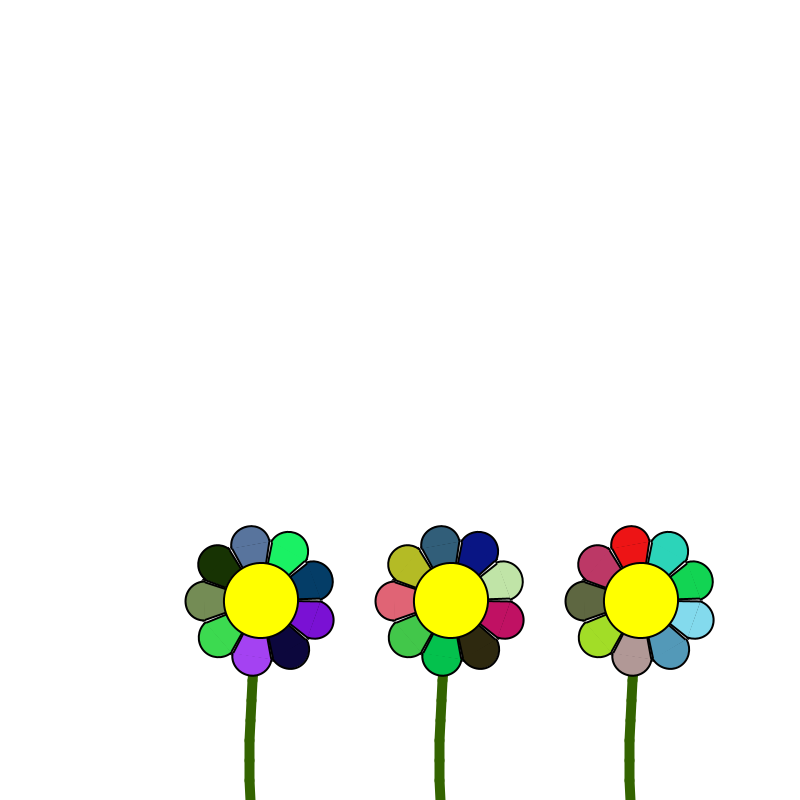
Frame 1 (no input)
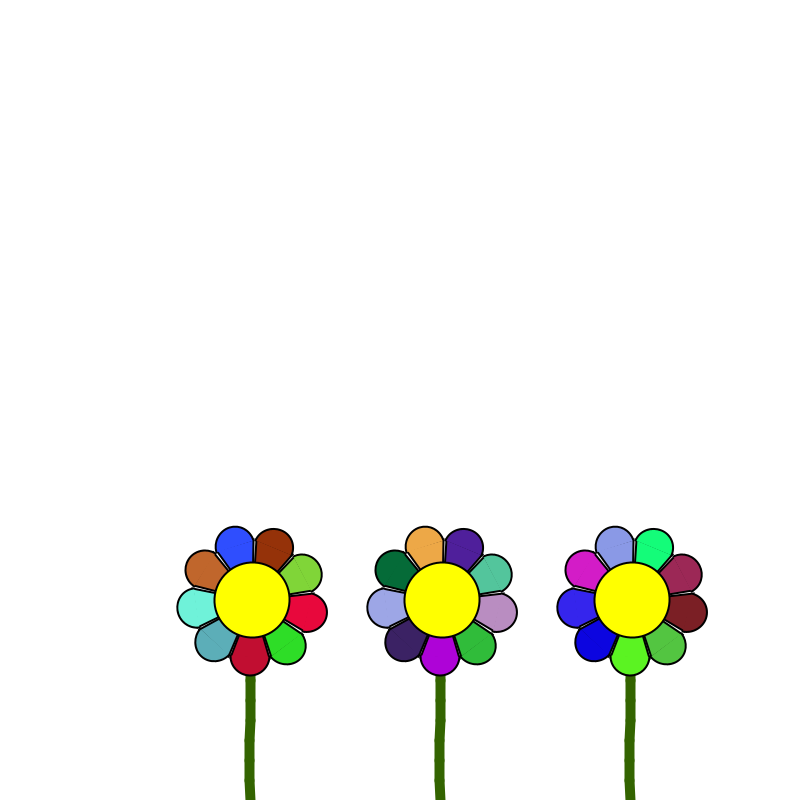
Frame 60 (the mouse pressed at the canvas centre just before this capture)
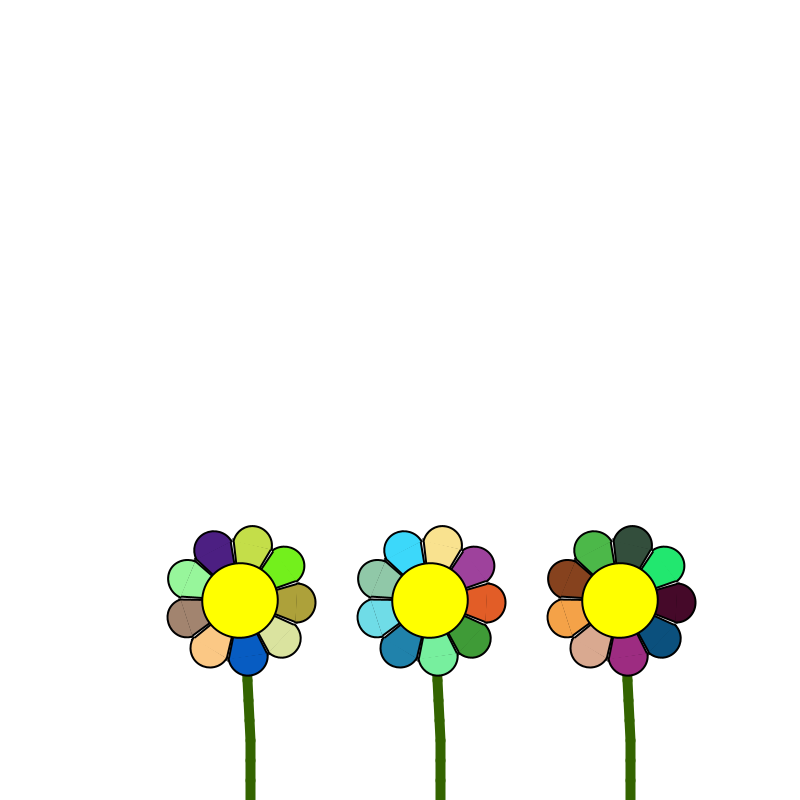
Frame 120 (the mouse held since frame 60 and released just before this capture)

The Processing sketch that drew these frames (run headless with seeded random() and noise(); from frame 60 on, the mouse is pressed at the canvas centre):

// Processing sketch: assignment_6_1RESENT
// ── assignment_6_1RESENT.pde
Flower[] flowers = new Flower[3];


void setup() {
  size(800, 800);
  for (int i = 0; i<flowers.length; i++) {
    flowers[i] = new Flower(i*190+width/2-150, height);
  }
}

void draw() { 
  background(255);

  //tree.draw();
  for (int i = 0; i<flowers.length; i++) {
    flowers[i].update();
    flowers[i].display();
  }
}

// ── Flower.pde
class Flower {
  PVector location;
  PVector origin; 

  float plantLength, angle, velocity, acceleration, damping; 
  float parts; //Plant is divided in subparts
  float x, y; //initial translation
  float bowing=1.005;
  float timesFactor;
  
  Flower (float X, float Y) { //misschien extra constructordingetje voor begin hoek?
    //constructor for variables used in this class
    //initial values, will get changed in update
    origin = new PVector(0, 0);
    location = new PVector(0, 0); 
    angle = bowing*PI; //angle, whill will decide how much the plant bows
    damping = 1; //damping speed
    y = Y;
    x = X;
    parts = 10; //smoothness
    plantLength = 200/parts; 
    timesFactor = 0.75;
  }

  void update() {
    float friction = 0.01; //determines speed of plant moving
    acceleration = (friction / plantLength) * sin(angle); //formulas for MSD systems
    velocity += acceleration;
    angle += velocity;
    velocity *= damping;
  }

  // drawing of the flowerhead
  void petal() {                                                                                                            //this will create a petal
    strokeWeight(2);
    stroke(0);
    fill (random(255), random(255), random(255));
    triangle (0, 0, 26.1*timesFactor, 74*timesFactor+3*timesFactor, -26.1*timesFactor, 74*timesFactor+3*timesFactor);
    arc (0, 75*timesFactor, 52*timesFactor, 52*timesFactor, 0, PI, OPEN);
  }

  void flowerMiddle() {                                                                                                    //this is the middle of the flower which is yellow with a smile
    strokeWeight(2);
    stroke(0);
    fill(255, 255, 0);
    ellipse(0, 0, 100*timesFactor, 100*timesFactor);
    noFill();
    //the face, i removed it cuz it looked like it was acting weird cuz of the movements
    //arc(0, 15, 40*timesFactor, 25*timesFactor, QUARTER_PI, PI, OPEN);
    //fill(0);
    // ellipse(15*timesFactor, -15*timesFactor, 15*timesFactor, 15*timesFactor);
    // ellipse(-15*timesFactor, -15*timesFactor, 15*timesFactor, 15*timesFactor);
    // line(10*timesFactor, 0, 0, 0);
  }


  void display() {
    pushMatrix();
    translate(x, y);
    //location.add(origin);
    location.set(plantLength*sin(angle), plantLength*cos(angle), 0);
    // strokeWeight(1);
    for (int i=0; i < parts; i++) {
      stroke(51, 100, 0);
      strokeWeight(10);
      line(origin.x, origin.y, location.x, location.y);       
      translate(location.x, location.y);
      rotate(angle+PI);
    }
    for (int i = 0; i < 9; i++) {        //this creates 9 petals for the flower
      petal();
      rotate(0.7);
    }
    flowerMiddle();
    popMatrix();
  }
}
